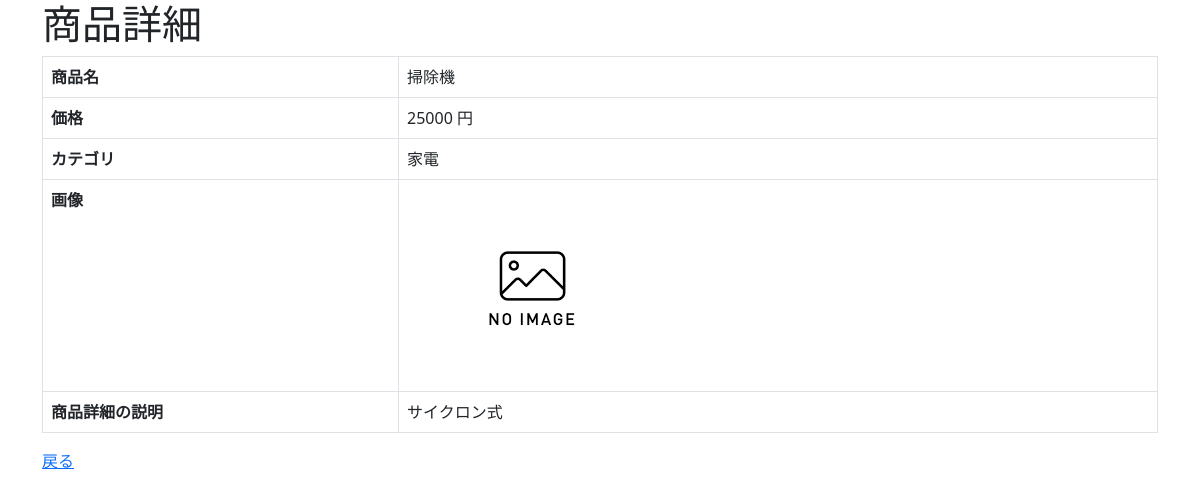
The page /crud/detail/2/ on the database its author committed.
### crud/models.py (models this page shows, shortened)
class Product(models.Model):
    name = models.CharField(max_length=200)
    price = models.PositiveIntegerField()
    category = models.ForeignKey(Category, on_delete=models.CASCADE)
    img = models.ImageField(blank=True, default='noImage.png')
    description = models.TextField("商品の詳細説明", blank=True, null=True)

class Category(models.Model):
    name = models.CharField(max_length=200)
    def __str__(self):
        return self.name

### crud/views.py (the view)
# urls.py: path('crud/detail/<int:pk>/', views.ProductDetailView.as_view(), name="detail"),
class ProductDetailView(DetailView):
    model = Product

### crud/templates/crud/product_detail.html (shortened to what this page needs)
{% extends "base.html" %}
{% load bootstrap %}
{% block content %}
<h1>商品詳細</h1>
<table class="table table-bordered">
    <tr>
        <th>商品名</th>
        <td>{{ object.name }}</td>
    </tr>
    <tr>
        <th>価格</th>
        <td>{{ object.price }} 円</td>
    </tr>
    <tr>
        <th>カテゴリ</th>
        <td>{{ object.category }}</td>
    </tr>
    <tr>
        <th>画像</th>
        <td><img src="{{ object.img.url }}" style="width:100px height:auto;"></td>
    </tr>
    <tr>
        <th>商品詳細の説明</th>
        <td>{{ object.description|linebreaksbr }}</td>
    </tr>
</table>
<a href="{% url 'list' %}">戻る</a>
{% endblock %}

### rows shown on the page
Product: name "掃除機", price "25000", category "家電", img (placeholder picture), description "サイクロン式"
